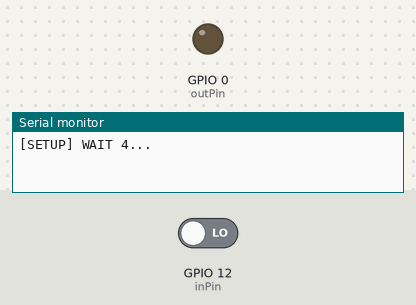
The sketch below on a simulated ESP8266 (Wemos D1 mini). Parts: output pins drawn as LEDs (lit = HIGH), the last lines printed to the serial monitor. Inputs (shaded band) come from the test bench; at power-on: GPIO 12 (inPin) LOW. WiFi joins after 1.5 s; servers stay silent unless stated.

Above: at 0.1 s.
At 6.7 s:
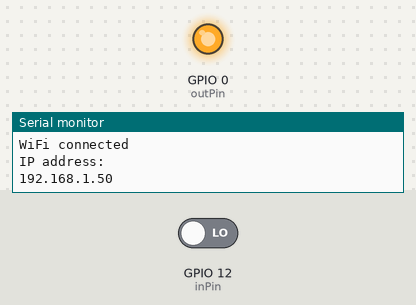
6.8 s: GPIO 12 (inPin) driven HIGH
Timing chart, 0 to 9.8 s (numbered marks = the images above; inputs shaded):
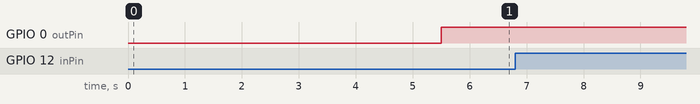

The sketch:

schiattone.ino
```cpp
// Se lo sketch non funziona prova ad aggiungere #include <Arduino.h>
#include <ESP8266WiFi.h>
#include <ESP8266WiFiMulti.h>
#include <ESP8266HTTPClient.h>
#include <WiFiClient.h>

ESP8266WiFiMulti WiFiMulti;

int inPin = 12;
int outPin = 0;
int state = HIGH;      // the current state of the output pin
int reading;           // the current reading from the input pin
int previous = LOW;    // the previous reading from the input pin

void setup() {

  Serial.begin(115200);
  // Serial.setDebugOutput(true);

  Serial.println();
  Serial.println();
  Serial.println();

  for (uint8_t t = 4; t > 0; t--) {
    Serial.printf("[SETUP] WAIT %d...\n", t);
    Serial.flush();
    delay(1000);
  }

   // We start by connecting to a WiFi network
  WiFi.mode(WIFI_STA);
  WiFi.hostname("wemosbutton");

  WiFiMulti.addAP("Callo", "Callofduty5");
  Serial.println();
  Serial.println();
  Serial.print("Wait for WiFi... ");

  while (WiFiMulti.run() != WL_CONNECTED) {
    Serial.print(".");
    delay(500);
  }

  Serial.println("");
  Serial.println("WiFi connected");
  Serial.println("IP address: ");
  Serial.println(WiFi.localIP());

  pinMode(inPin, INPUT);
  pinMode(outPin, OUTPUT);
}

void loop()
{
  reading = digitalRead(inPin);

  // if the input just went from LOW and HIGH and we've waited long enough
  // to ignore any noise on the circuit, toggle the output pin and remember
  // the time
  if (reading == HIGH && previous == LOW) {
      if ((WiFiMulti.run() == WL_CONNECTED)) {
        WiFiClient client;
        HTTPClient http;
        Serial.print("[HTTP] begin...\n");
        if (http.begin(client, "http://battito.cuoredinapoli.net/setStatusTrue")) {  // HTTP
          Serial.print("[HTTP] GET...\n");
          // start connection and send HTTP header
          int httpCode = http.GET();
          // httpCode will be negative on error
          if (httpCode > 0) {
            // HTTP header has been send and Server response header has been handled
            Serial.printf("[HTTP] GET... code: %d\n", httpCode);
            // file found at server
            if (httpCode == HTTP_CODE_OK || httpCode == HTTP_CODE_MOVED_PERMANENTLY) {
            }
          } else {
            Serial.printf("[HTTP] GET... failed, error: %s\n", http.errorToString(httpCode).c_str());
          }
          http.end();
        } else {
          Serial.printf("[HTTP} Unable to connect\n");
        }
      }
      Serial.println(state);
  }
  previous = reading;
  if ( WiFi.status() != WL_CONNECTED) {
    digitalWrite(outPin, LOW);
  }else{
    digitalWrite(outPin, HIGH);
  }
}
```
